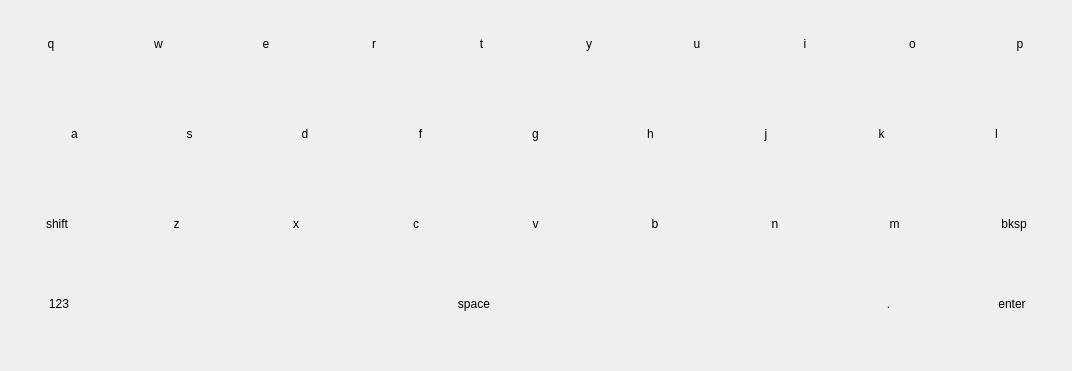
<?xml version="1.0" encoding="UTF-8"?>
<ui version="4.0">
 <class>Form</class>
 <widget class="QWidget" name="Form">
  <property name="geometry">
   <rect>
    <x>0</x>
    <y>0</y>
    <width>1072</width>
    <height>371</height>
   </rect>
  </property>
  <property name="maximumSize">
   <size>
    <width>1072</width>
    <height>16777215</height>
   </size>
  </property>
  <property name="windowTitle">
   <string>Form</string>
  </property>
  <property name="styleSheet">
   <string notr="true">QPushButton{
border : 0;
background-color: transparent;
}</string>
  </property>
  <widget class="QWidget" name="">
   <property name="geometry">
    <rect>
     <x>0</x>
     <y>0</y>
     <width>1071</width>
     <height>341</height>
    </rect>
   </property>
   <layout class="QGridLayout" name="keyboard_grid">
    <item row="0" column="0">
     <layout class="QHBoxLayout" name="horizontalLayout">
      <item>
       <widget class="QPushButton" name="key_q">
        <property name="minimumSize">
         <size>
          <width>0</width>
          <height>80</height>
         </size>
        </property>
        <property name="text">
         <string>q</string>
        </property>
        <property name="flat">
         <bool>true</bool>
        </property>
       </widget>
      </item>
      <item>
       <widget class="QPushButton" name="key_w">
        <property name="minimumSize">
         <size>
          <width>0</width>
          <height>80</height>
         </size>
        </property>
        <property name="focusPolicy">
         <enum>Qt::StrongFocus</enum>
        </property>
        <property name="text">
         <string>w</string>
        </property>
        <property name="flat">
         <bool>true</bool>
        </property>
       </widget>
      </item>
      <item>
       <widget class="QPushButton" name="key_e">
        <property name="minimumSize">
         <size>
          <width>40</width>
          <height>80</height>
         </size>
        </property>
        <property name="baseSize">
         <size>
          <width>40</width>
          <height>0</height>
         </size>
        </property>
        <property name="text">
         <string>e</string>
        </property>
        <property name="flat">
         <bool>true</bool>
        </property>
       </widget>
      </item>
      <item>
       <widget class="QPushButton" name="key_r">
        <property name="minimumSize">
         <size>
          <width>0</width>
          <height>80</height>
         </size>
        </property>
        <property name="text">
         <string>r</string>
        </property>
        <property name="flat">
         <bool>true</bool>
        </property>
       </widget>
      </item>
      <item>
       <widget class="QPushButton" name="key_t">
        <property name="minimumSize">
         <size>
          <width>0</width>
          <height>80</height>
         </size>
        </property>
        <property name="text">
         <string>t</string>
        </property>
        <property name="flat">
         <bool>true</bool>
        </property>
       </widget>
      </item>
      <item>
       <widget class="QPushButton" name="key_y">
        <property name="minimumSize">
         <size>
          <width>0</width>
          <height>80</height>
         </size>
        </property>
        <property name="text">
         <string>y</string>
        </property>
        <property name="flat">
         <bool>true</bool>
        </property>
       </widget>
      </item>
      <item>
       <widget class="QPushButton" name="key_u">
        <property name="minimumSize">
         <size>
          <width>0</width>
          <height>80</height>
         </size>
        </property>
        <property name="text">
         <string>u</string>
        </property>
        <property name="flat">
         <bool>true</bool>
        </property>
       </widget>
      </item>
      <item>
       <widget class="QPushButton" name="key_i">
        <property name="minimumSize">
         <size>
          <width>0</width>
          <height>80</height>
         </size>
        </property>
        <property name="text">
         <string>i</string>
        </property>
        <property name="flat">
         <bool>true</bool>
        </property>
       </widget>
      </item>
      <item>
       <widget class="QPushButton" name="key_o">
        <property name="minimumSize">
         <size>
          <width>0</width>
          <height>80</height>
         </size>
        </property>
        <property name="text">
         <string>o</string>
        </property>
        <property name="flat">
         <bool>true</bool>
        </property>
       </widget>
      </item>
      <item>
       <widget class="QPushButton" name="key_p">
        <property name="minimumSize">
         <size>
          <width>0</width>
          <height>80</height>
         </size>
        </property>
        <property name="text">
         <string>p</string>
        </property>
        <property name="flat">
         <bool>true</bool>
        </property>
       </widget>
      </item>
     </layout>
    </item>
    <item row="3" column="0">
     <layout class="QHBoxLayout" name="horizontalLayout_4">
      <item>
       <widget class="QPushButton" name="key_num">
        <property name="minimumSize">
         <size>
          <width>0</width>
          <height>60</height>
         </size>
        </property>
        <property name="baseSize">
         <size>
          <width>0</width>
          <height>60</height>
         </size>
        </property>
        <property name="text">
         <string>123</string>
        </property>
       </widget>
      </item>
      <item>
       <widget class="QPushButton" name="key_space">
        <property name="minimumSize">
         <size>
          <width>700</width>
          <height>60</height>
         </size>
        </property>
        <property name="text">
         <string>space</string>
        </property>
       </widget>
      </item>
      <item>
       <widget class="QPushButton" name="key_dotperiod">
        <property name="minimumSize">
         <size>
          <width>0</width>
          <height>60</height>
         </size>
        </property>
        <property name="text">
         <string>.</string>
        </property>
       </widget>
      </item>
      <item>
       <widget class="QPushButton" name="key_entr">
        <property name="minimumSize">
         <size>
          <width>0</width>
          <height>60</height>
         </size>
        </property>
        <property name="text">
         <string>enter</string>
        </property>
       </widget>
      </item>
     </layout>
    </item>
    <item row="2" column="0">
     <layout class="QHBoxLayout" name="horizontalLayout_3">
      <property name="sizeConstraint">
       <enum>QLayout::SetDefaultConstraint</enum>
      </property>
      <item>
       <widget class="QPushButton" name="key_shift">
        <property name="minimumSize">
         <size>
          <width>0</width>
          <height>80</height>
         </size>
        </property>
        <property name="text">
         <string>shift</string>
        </property>
        <property name="flat">
         <bool>true</bool>
        </property>
       </widget>
      </item>
      <item>
       <widget class="QPushButton" name="key_z">
        <property name="minimumSize">
         <size>
          <width>0</width>
          <height>80</height>
         </size>
        </property>
        <property name="text">
         <string>z</string>
        </property>
       </widget>
      </item>
      <item>
       <widget class="QPushButton" name="key_x">
        <property name="minimumSize">
         <size>
          <width>0</width>
          <height>80</height>
         </size>
        </property>
        <property name="text">
         <string>x</string>
        </property>
       </widget>
      </item>
      <item>
       <widget class="QPushButton" name="key_c">
        <property name="minimumSize">
         <size>
          <width>0</width>
          <height>80</height>
         </size>
        </property>
        <property name="text">
         <string>c</string>
        </property>
       </widget>
      </item>
      <item>
       <widget class="QPushButton" name="key_v">
        <property name="minimumSize">
         <size>
          <width>0</width>
          <height>80</height>
         </size>
        </property>
        <property name="text">
         <string>v</string>
        </property>
       </widget>
      </item>
      <item>
       <widget class="QPushButton" name="key_b">
        <property name="minimumSize">
         <size>
          <width>0</width>
          <height>80</height>
         </size>
        </property>
        <property name="text">
         <string>b</string>
        </property>
       </widget>
      </item>
      <item>
       <widget class="QPushButton" name="key_n">
        <property name="minimumSize">
         <size>
          <width>0</width>
          <height>80</height>
         </size>
        </property>
        <property name="text">
         <string>n</string>
        </property>
       </widget>
      </item>
      <item>
       <widget class="QPushButton" name="key_m">
        <property name="minimumSize">
         <size>
          <width>0</width>
          <height>80</height>
         </size>
        </property>
        <property name="text">
         <string>m</string>
        </property>
       </widget>
      </item>
      <item>
       <widget class="QPushButton" name="key_bksp">
        <property name="minimumSize">
         <size>
          <width>0</width>
          <height>80</height>
         </size>
        </property>
        <property name="text">
         <string>bksp</string>
        </property>
       </widget>
      </item>
     </layout>
    </item>
    <item row="1" column="0">
     <layout class="QHBoxLayout" name="horizontalLayout_2">
      <property name="leftMargin">
       <number>20</number>
      </property>
      <property name="rightMargin">
       <number>20</number>
      </property>
      <item>
       <widget class="QPushButton" name="key_a">
        <property name="minimumSize">
         <size>
          <width>0</width>
          <height>80</height>
         </size>
        </property>
        <property name="text">
         <string>a</string>
        </property>
        <property name="flat">
         <bool>true</bool>
        </property>
       </widget>
      </item>
      <item>
       <widget class="QPushButton" name="key_s">
        <property name="minimumSize">
         <size>
          <width>0</width>
          <height>80</height>
         </size>
        </property>
        <property name="text">
         <string>s</string>
        </property>
        <property name="flat">
         <bool>true</bool>
        </property>
       </widget>
      </item>
      <item>
       <widget class="QPushButton" name="key_d">
        <property name="minimumSize">
         <size>
          <width>0</width>
          <height>80</height>
         </size>
        </property>
        <property name="text">
         <string>d</string>
        </property>
        <property name="flat">
         <bool>true</bool>
        </property>
       </widget>
      </item>
      <item>
       <widget class="QPushButton" name="key_f">
        <property name="minimumSize">
         <size>
          <width>0</width>
          <height>80</height>
         </size>
        </property>
        <property name="text">
         <string>f</string>
        </property>
        <property name="flat">
         <bool>true</bool>
        </property>
       </widget>
      </item>
      <item>
       <widget class="QPushButton" name="key_g">
        <property name="minimumSize">
         <size>
          <width>0</width>
          <height>80</height>
         </size>
        </property>
        <property name="text">
         <string>g</string>
        </property>
        <property name="flat">
         <bool>true</bool>
        </property>
       </widget>
      </item>
      <item>
       <widget class="QPushButton" name="key_h">
        <property name="minimumSize">
         <size>
          <width>0</width>
          <height>80</height>
         </size>
        </property>
        <property name="text">
         <string>h</string>
        </property>
        <property name="flat">
         <bool>true</bool>
        </property>
       </widget>
      </item>
      <item>
       <widget class="QPushButton" name="key_j">
        <property name="minimumSize">
         <size>
          <width>0</width>
          <height>80</height>
         </size>
        </property>
        <property name="text">
         <string>j</string>
        </property>
        <property name="flat">
         <bool>true</bool>
        </property>
       </widget>
      </item>
      <item>
       <widget class="QPushButton" name="key_k">
        <property name="minimumSize">
         <size>
          <width>0</width>
          <height>80</height>
         </size>
        </property>
        <property name="text">
         <string>k</string>
        </property>
        <property name="flat">
         <bool>true</bool>
        </property>
       </widget>
      </item>
      <item>
       <widget class="QPushButton" name="key_l">
        <property name="minimumSize">
         <size>
          <width>0</width>
          <height>80</height>
         </size>
        </property>
        <property name="text">
         <string>l</string>
        </property>
        <property name="flat">
         <bool>true</bool>
        </property>
       </widget>
      </item>
     </layout>
    </item>
   </layout>
  </widget>
 </widget>
 <resources/>
 <connections/>
</ui>
